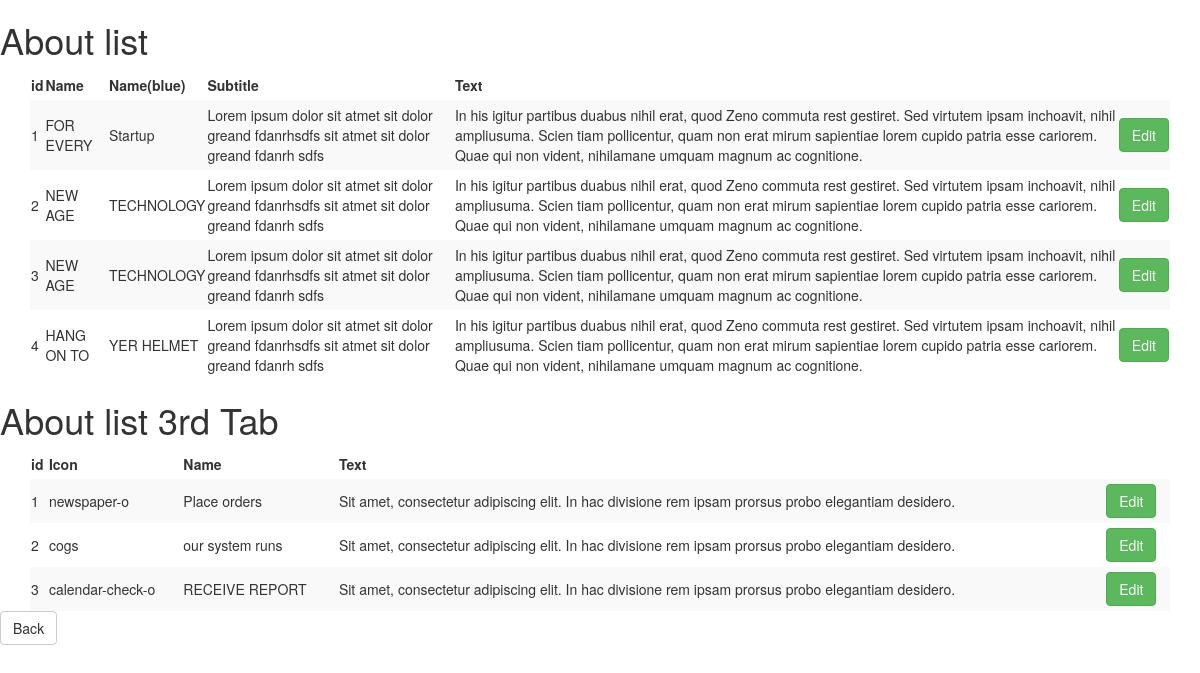
The page /admin/aboutlist.php (signed in) on the database its author committed.
### tables this page shows
CREATE TABLE `about` (
  `id` int(2) NOT NULL,
  `name` varchar(200) NOT NULL,
  `nameblue` varchar(100) NOT NULL,
  `subtitle` text NOT NULL,
  `text` text NOT NULL
);

CREATE TABLE `about3tab` (
  `id` int(1) NOT NULL,
  `icon` varchar(30) NOT NULL,
  `name` varchar(100) NOT NULL,
  `text` text NOT NULL
);

### admin/aboutlist.php (the view, shortened to what this page needs)
<?php
if($_SESSION["login"]){
?>
<!DOCTYPE html>
<html lang="en">
<head>
	<link rel="stylesheet" href="../assets/css/bootstrap.min.css">
</head>
<body>
    <h1>About list</h1>
	<table class="table-striped">
	<thead>
		<tr>
			<th>id</th>
			<th>Name</th>
			<th>Name(blue)</th>
			<th>Subtitle</th>
			<th>Text</th>
		</tr>
	</thead>
	<tbody>
		<?php
		include "db.php";
				 $sql="SELECT * FROM about";
	 $query=mysqli_query($db_con,$sql);
	 while ($row=mysqli_fetch_assoc($query)) {?>
	 	<tr>
<?php foreach ($row as $key => $value) {?>
		<td><?=$value?></td>
<?php } ?>
            <td><a class="btn btn-success" href="aboutupdate.php?id=<?=$row['id']?>">Edit</a></a></td>
        </tr>
<?php	 } ?>
		</tbody>
	</table>
    <h1>About list 3rd Tab</h1>
	<table class="table-striped">
	<thead>
		<tr>
			<th>id</th>
			<th>Icon</th>
			<th>Name</th>
			<th>Text</th>
		</tr>
	</thead>
	<tbody>
		<?php
		include "db.php";
				 $sql="SELECT * FROM about3tab";
	 $query=mysqli_query($db_con,$sql);
	 while ($row=mysqli_fetch_assoc($query)) {?>
	 	<tr>
<?php foreach ($row as $key => $value) {?>
		  <td><?=$value?></td>
<?php } ?>
            <td><a class="btn btn-success" href="abouttabupdate.php?id=<?=$row['id']?>">Edit</a></a></td>
        </tr>
<?php	 } ?>
		</tbody>
	</table>
<a href="adminpage.php" class="btn btn-default">Back</a>
</body>
</html>
<?php
}else{
	header("Location:admin.php");
}
	?>

### admin/aboutlist.php (style rules this page uses)
table { width:95%; margin:0 auto }
td,th { padding:5px 1px; }

### rows shown on the page
about: id "1", name "FOR EVERY", nameblue "Startup", subtitle "Lorem ipsum dolor sit atmet sit dolor greand fdanrhsdfs sit atmet sit dolor greand fdanrh sdfs", text "In his igitur partibus duabus nihil erat, quod Zeno commuta rest gestiret. Sed virtutem ipsam inchoavit, nihil ampliusuma. Scien tiam pollicentur, quam non erat mirum sapientiae lorem cupido patria esse cariorem. Quae qui non vident, nihilamane umquam magnum ac cognitione."
about: id "2", name "NEW AGE", nameblue "TECHNOLOGY", subtitle "Lorem ipsum dolor sit atmet sit dolor greand fdanrhsdfs sit atmet sit dolor greand fdanrh sdfs", text "In his igitur partibus duabus nihil erat, quod Zeno commuta rest gestiret. Sed virtutem ipsam inchoavit, nihil ampliusuma. Scien tiam pollicentur, quam non erat mirum sapientiae lorem cupido patria esse cariorem. Quae qui non vident, nihilamane umquam magnum ac cognitione."
about: id "3", name "NEW AGE", nameblue "TECHNOLOGY", subtitle "Lorem ipsum dolor sit atmet sit dolor greand fdanrhsdfs sit atmet sit dolor greand fdanrh sdfs", text "In his igitur partibus duabus nihil erat, quod Zeno commuta rest gestiret. Sed virtutem ipsam inchoavit, nihil ampliusuma. Scien tiam pollicentur, quam non erat mirum sapientiae lorem cupido patria esse cariorem. Quae qui non vident, nihilamane umquam magnum ac cognitione."
about: id "4", name "HANG ON TO", nameblue "YER HELMET", subtitle "Lorem ipsum dolor sit atmet sit dolor greand fdanrhsdfs sit atmet sit dolor greand fdanrh sdfs", text "In his igitur partibus duabus nihil erat, quod Zeno commuta rest gestiret. Sed virtutem ipsam inchoavit, nihil ampliusuma. Scien tiam pollicentur, quam non erat mirum sapientiae lorem cupido patria esse cariorem. Quae qui non vident, nihilamane umquam magnum ac cognitione."
about3tab: id "1", icon "newspaper-o", name "Place orders", text "Sit amet, consectetur adipiscing elit. In hac divisione rem ipsam prorsus probo elegantiam desidero."
about3tab: id "2", icon "cogs", name "our system runs", text "Sit amet, consectetur adipiscing elit. In hac divisione rem ipsam prorsus probo elegantiam desidero."
about3tab: id "3", icon "calendar-check-o", name "RECEIVE REPORT", text "Sit amet, consectetur adipiscing elit. In hac divisione rem ipsam prorsus probo elegantiam desidero."
